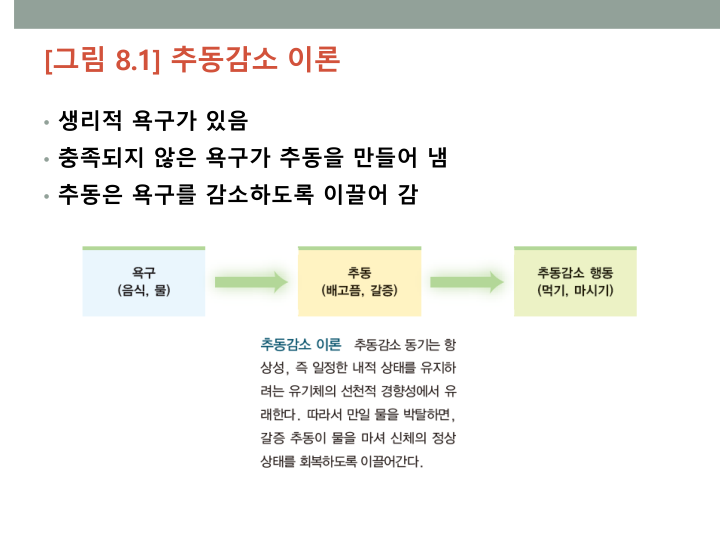
#> input picture data/4.png, 720 x 540 px
$ python bound_box.py
#> lines starting #> are read from the running program, lines starting #| are printed output that depends on the picture; after the words box and inside, x2 and y2 are one past the last pixel; in counts of white or black regions, pixels touching at a corner belong together
import cv2
from PIL import Image
import numpy as np
image = cv2.imread("data/4.png")
#> image is the input picture: shape (540, 720, 3); mean B, G, R 237.9, 240.9, 240.4


# 이미지를 그레이스케일로 변환하는 함수 호출
gray_image = cv2.cvtColor(image, cv2.COLOR_BGR2GRAY)
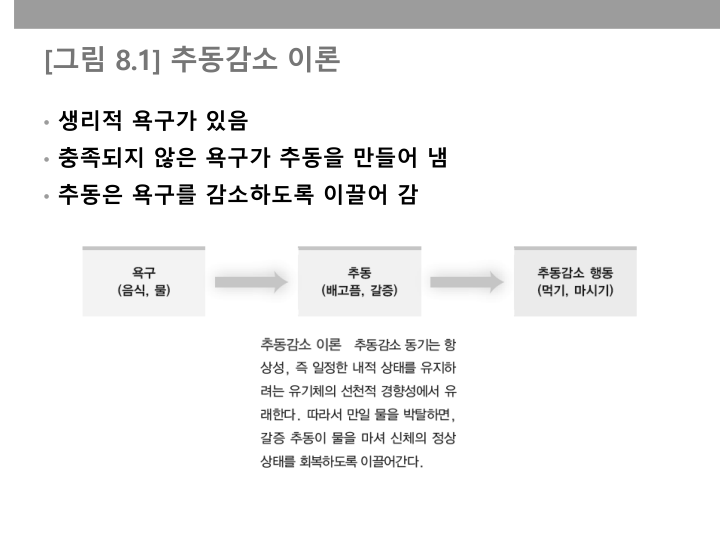
#> gray_image: shape (540, 720); min 0, max 255, mean 240.4
gray_image_d = gray_image.copy()
# 스레시홀드 적용 (예시 기준 값은 127)
_, threshold_image = cv2.threshold(gray_image, 125, 255, cv2.THRESH_BINARY)
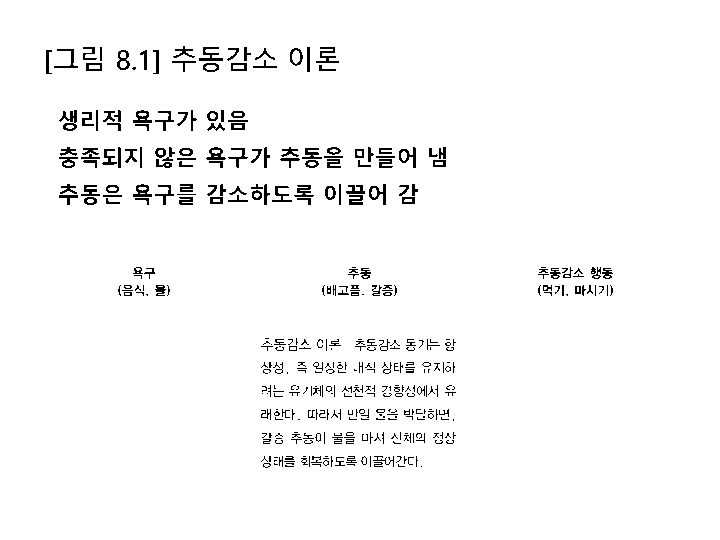
#> threshold_image: shape (540, 720); 96.9% white; black in thin lines or dots, all inside (x1, y1, x2, y2) = (46, 46, 613, 468)

invert = 255 - threshold_image

# 팽창 연산을 위한 커널 생성
kernel = np.ones((3, 3), np.uint8)
print(kernel)

# 글자의 경계를 팽창시켜 두껍게 만듦
invert = cv2.dilate(invert, kernel=kernel, iterations=8) # , anchor=(0,1)
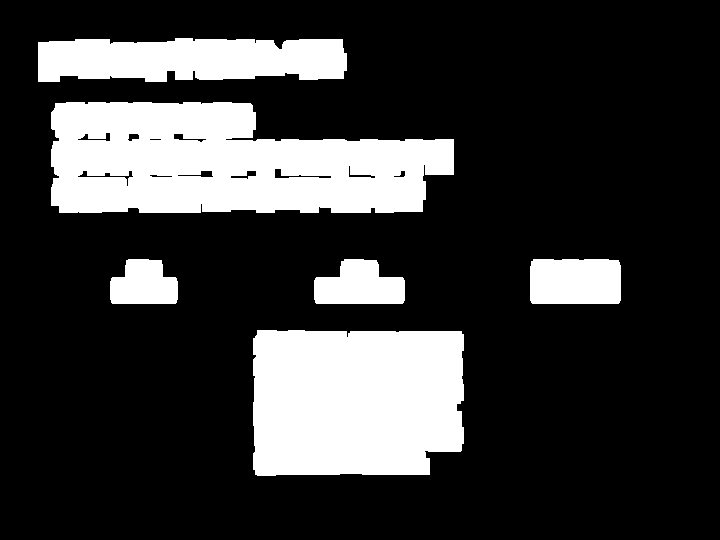
#> invert: shape (540, 720); 21.9% white; 6 white regions

contours, _ = cv2.findContours(invert, cv2.RETR_EXTERNAL, cv2.CHAIN_APPROX_SIMPLE)
#> contours = 6 contours; box (x1, y1, x2, y2) and area: (51, 102, 454, 213) 34777, (253, 330, 464, 476) 28970, (38, 38, 347, 82) 11372, (530, 259, 621, 304) 3914, (314, 259, 405, 304) 2980, (110, 259, 178, 304) 2369

dst2 = cv2.cvtColor(invert, cv2.COLOR_GRAY2BGR)
#> dst2: shape (540, 720, 3); 21.9% white; 6 white regions, box (x1, y1, x2, y2) and area: (51, 102, 454, 213) 34594, (253, 330, 464, 476) 29337, (38, 38, 347, 82) 11757, (530, 259, 621, 304) 4044, (314, 259, 405, 304) 3108, (110, 259, 178, 304) 2474
# 각 윤곽선에 대해 사각형 그리기
for contour in contours:
    x, y, w, h = cv2.boundingRect(contour)
    print(x, y, w, h)
    cv2.rectangle(dst2, (x, y), (x + w, y + h), (0, 255, 0), 2)
#> this loop made 6 passes
#> (x, y, w, h) on passes 1 to 6: (253, 330, 211, 146), (530, 259, 91, 45), (314, 259, 91, 45), (110, 259, 68, 45), (51, 102, 403, 111), (38, 38, 309, 44)
#| 253 330 211 146
#| 530 259 91 45
#| 314 259 91 45
#| 110 259 68 45
#| 51 102 403 111
#| 38 38 309 44
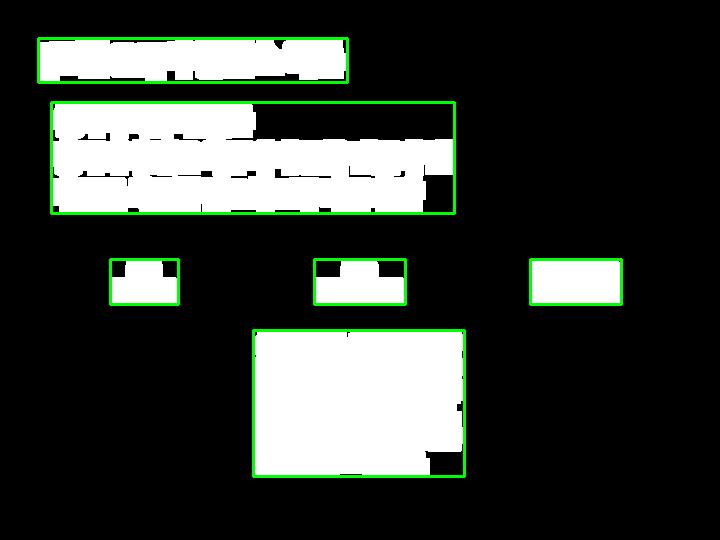
#> dst2: shape (540, 720, 3); mean B, G, R 54.5, 60.8, 54.5


cv2.imshow("Or", image)
cv2.imshow("thhlod", threshold_image)
cv2.imshow("dst2", dst2)

cv2.waitKey()
cv2.destroyWindow()

$ run again, with data/0.png copied over data/4.png
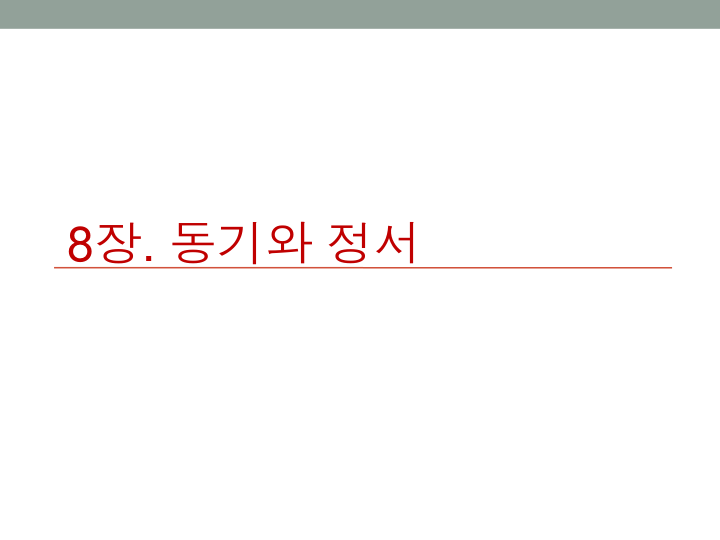
#> input picture data/0.png, 720 x 540 px
#> image is the input picture: shape (540, 720, 3); mean B, G, R 247.2, 247.7, 248.6
#> `_, threshold_image = cv2.threshold(gray_image, 125, 255, cv2.THRESH_BI..`:
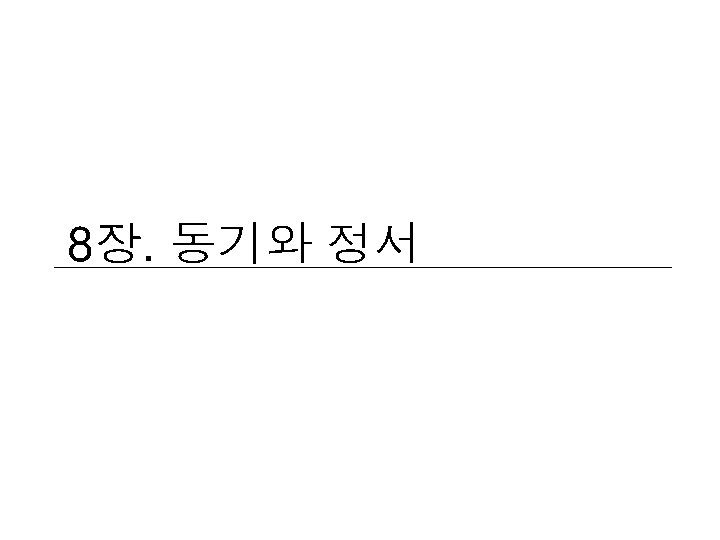
#> threshold_image: shape (540, 720); 99.2% white; black in thin lines or dots, all inside (x1, y1, x2, y2) = (54, 222, 672, 268)
#> contours = 1 contour; box (x1, y1, x2, y2) and area: (46, 214, 680, 276) 23924
#> the loop `for contour in contours:` made 1 pass
#> (x, y, w, h) on pass 1: (46, 214, 634, 62)
#> (printed output is left out)
#> after the loop `for contour in contours:`:
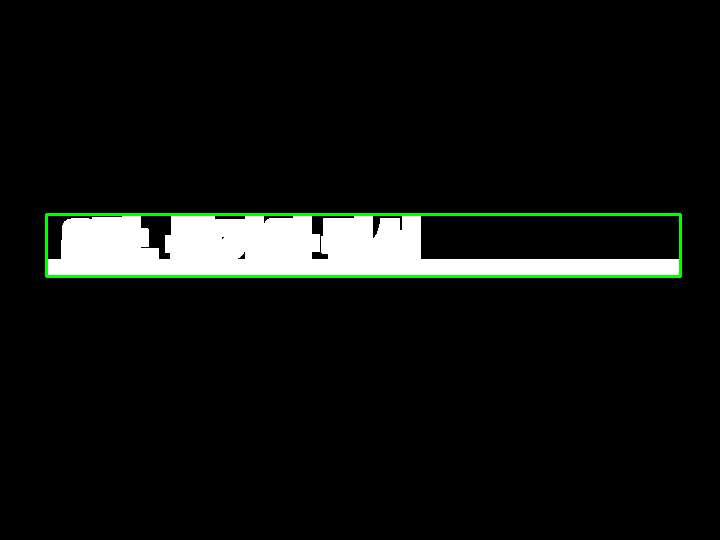
#> dst2: shape (540, 720, 3); mean B, G, R 15.6, 18.4, 15.6

$ run again, with data/1.png copied over data/4.png
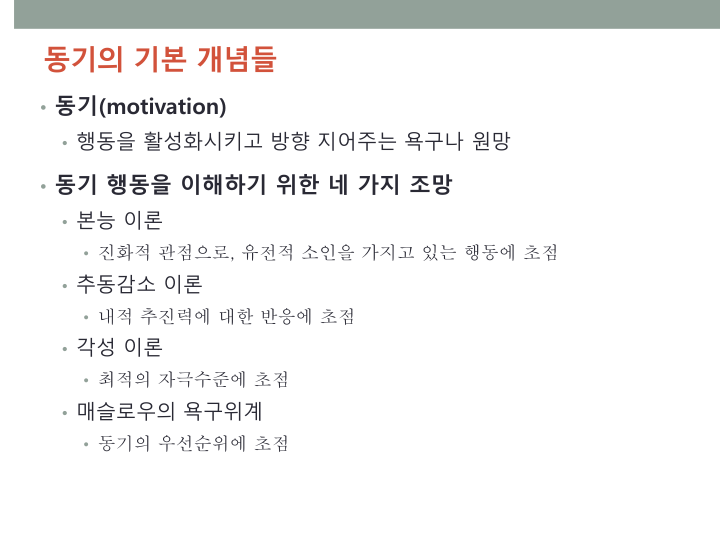
#> input picture data/1.png, 720 x 540 px
#> image is the input picture: shape (540, 720, 3); mean B, G, R 243.5, 243.8, 243.7
#> `_, threshold_image = cv2.threshold(gray_image, 125, 255, cv2.THRESH_BI..`:
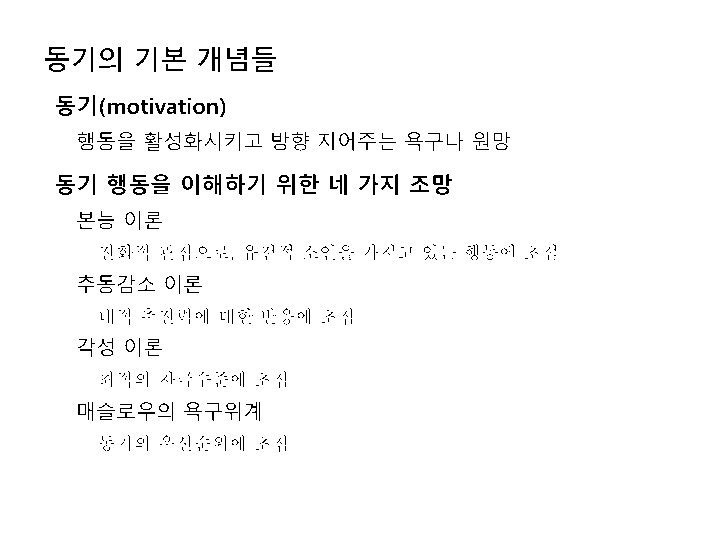
#> threshold_image: shape (540, 720); 97.6% white; black in thin lines or dots, all inside (x1, y1, x2, y2) = (45, 47, 556, 452)
#> contours = 3 contours; box (x1, y1, x2, y2) and area: (48, 166, 564, 460) 64819, (48, 87, 518, 159) 20398, (37, 39, 284, 80) 9194
#> the loop `for contour in contours:` made 3 passes
#> (x, y, w, h) on passes 1 to 3: (48, 166, 516, 294), (48, 87, 470, 72), (37, 39, 247, 41)
#> (printed output is left out)
#> after the loop `for contour in contours:`:
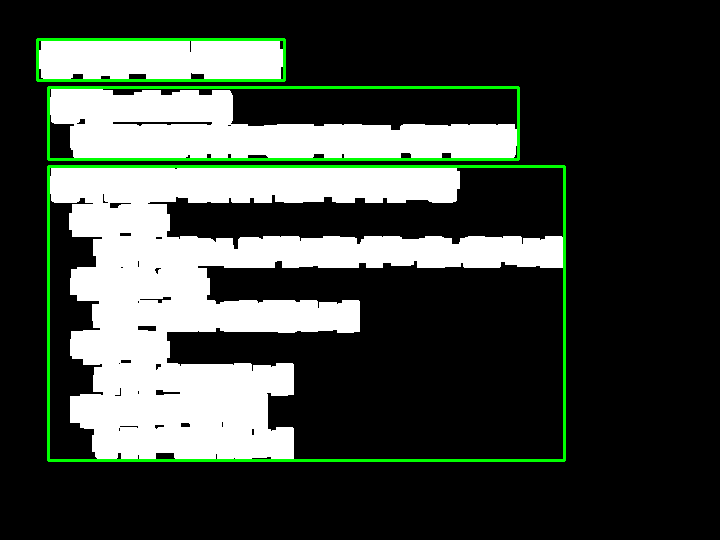
#> dst2: shape (540, 720, 3); mean B, G, R 62.1, 68.6, 62.1
